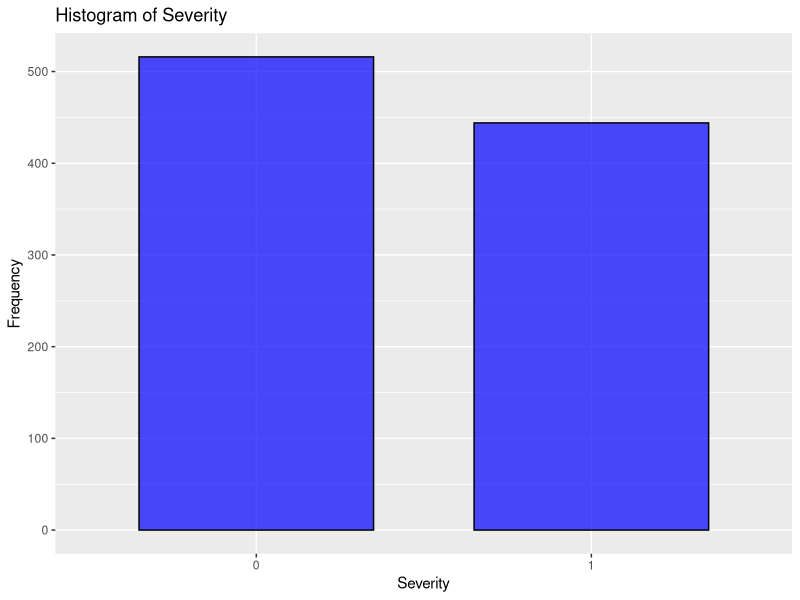

Source code (R):
# install.packages(c("mice", "caret", "e1071"))
library(mice)
library(caret)
library(e1071)

# load into a data frame
Data <- as.data.frame(read.csv("mammographic_masses.data"))

str(Data)
dim(Data)

# convert from "?" to NA
Data[Data == "?"] <- NA

# change columns type
Data$BI.RADS.assessment <- as.factor(Data$BI.RADS.assessment)
Data$Age <- as.integer(Data$Age)
Data$Shape <- as.factor(Data$Shape)
Data$Margin <- as.factor(Data$Margin)
Data$Density <- as.factor(Data$Density)
Data$Severity <- as.factor(Data$Severity)

# there is only one occurrence of value "55" in the whole BI.RADS.assessment feature
# so we decide to remove it completely. After we do that, we drop the unused levels.
Data <- Data[Data$BI.RADS.assessment != "55", ]
Data$BI.RADS.assessment <- droplevels(Data$BI.RADS.assessment)

# inspect the data frame once again to see the results
str(Data)

# count the missing values in each column
missing_values <- colSums(is.na(Data))

# print the number of missing values. As we can see, missing values are far from
# a few. We have the options impute or remove the rows with missing values. 
# we decide to impute them 
print(missing_values)

# impute values
imputed_model <- mice(Data)
imputed_Data <- complete(imputed_model)

str(imputed_Data)

# plot a histogram to illustrate the distribution of values for the label
library(ggplot2)
ggplot(imputed_Data, aes(x = imputed_Data$Severity)) +
  geom_bar(width=0.7, fill = "blue", color = "black", alpha = 0.7) +
  labs(title = "Histogram of Severity", x = "Severity", y = "Frequency")


# training and test
set.seed(1)
train_indices <- createDataPartition(imputed_Data$Severity, p = 0.8, list = FALSE)
train_data <- imputed_Data[train_indices, ]
test_data <- imputed_Data[-train_indices, ]

# svm model
svm_model <- svm(Severity ~ BI.RADS.assessment + Age + Shape + Margin + Density, 
                 data = train_data,
                 kernel = "radial", # "radial", "polynomial"
                 cost = 1)          # cost parameter

# prediction on test
svm_predictions <- predict(svm_model, newdata = test_data)

# evaluate svm model
svm_confusion_matrix <- table(Predicted = svm_predictions, Actual = test_data$Severity)

# metrics
svm_accuracy <- sum(diag(svm_confusion_matrix)) / sum(svm_confusion_matrix)
svm_precision <- svm_confusion_matrix["1", "1"] / sum(svm_confusion_matrix["1", ])
svm_recall <- svm_confusion_matrix["1", "1"] / sum(svm_confusion_matrix[, "1"])
svm_f1_score <- 2 * (svm_precision * svm_recall) / (svm_precision + svm_recall)

# print metrics
print(paste("SVM Accuracy:", svm_accuracy))
print(paste("SVM Precision:", svm_precision))
print(paste("SVM Recall:", svm_recall))
print(paste("SVM F1 Score:", svm_f1_score))